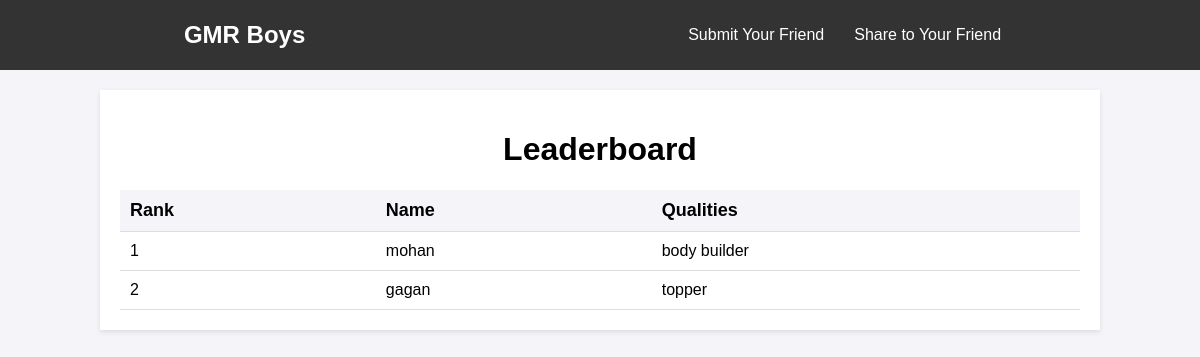
The app's page /leaderboard, older data.
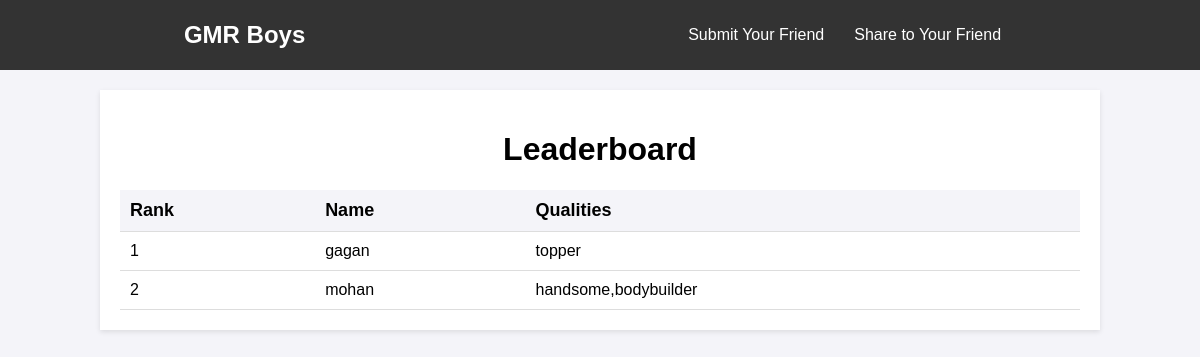
The same page, newer data.
### app.py (models this page shows)
class Leaderboard(db.Model):
    id = db.Column(db.Integer, primary_key=True)
    name = db.Column(db.String(100), nullable=False)
    rank = db.Column(db.Integer, nullable=False)
    qualities = db.Column(db.String(500), nullable=True)

### app.py (the view)
@app.route('/leaderboard')
def leaderboard():
    leaderboard_data = Leaderboard.query.order_by(Leaderboard.rank).all()
    return render_template('leaderboard.html', leaderboard=leaderboard_data)

### templates/leaderboard.html (shortened to what this page needs)
<!DOCTYPE html>
<html lang="en">
<head>
    <link rel="stylesheet" href="/static/leaderboard.css">
</head>
<body>
    <header>
        <nav>
            <div class="logo">
                GMR Boys
            </div>
            <ul>
                <li><a href="/">Submit Your Friend</a></li>
                <li><a href="whatsapp://send?text=https://gmrboys.onrender.com/leaderboard">Share to Your Friend</a>
                </li>
            </ul>
        </nav>
    </header>
    <div class=" container">
        <center>
            <h1>Leaderboard</h1>
        </center>
        <table>
            <thead>
                <tr>
                    <th>Rank</th>
                    <th>Name</th>
                    <th>Qualities</th>
                </tr>
            </thead>
            <tbody>
                {% for entry in leaderboard %}
                <tr>
                    <td>{{ entry.rank }}</td>
                    <td>{{ entry.name }}</td>
                    <td>{{ entry.qualities }}</td>
                </tr>
                {% endfor %}
            </tbody>
        </table>
    </div>
</body>
</html>

### static/leaderboard.css (style rules this page uses)
body { font-family: Arial, sans-serif; margin: 0; padding: 0; background-color: #f4f4f9; }
header { background-color: #333; color: #fff; padding: 10px 0; text-align: center; position: sticky; top: 0; }
header nav ul { display: flex; justify-content: center; list-style: none; padding: 0; }
header nav ul li { margin: 0 15px; font-family: 'Trebuchet MS', 'Lucida Sans Unicode', 'Lucida Grande', 'Lucida Sans', Arial, sans-serif; }
header nav ul li a { color: white; text-decoration: none; font-size: 16px; display: flex; align-items: center; gap: .3rem; }
nav { display: flex; justify-content: space-around; font-family: 'Trebuchet MS', 'Lucida Sans Unicode', 'Lucida Grande', 'Lucida Sans', Arial, sans-serif; }
.logo { font-size: 24px; font-weight: bold; text-decoration: none; color: #fff; display: flex; align-items: center; }
.container { width: 80%; margin: 0 auto; padding: 20px; background-color: white; box-shadow: 0 2px 5px rgba(0, 0, 0, 0.1); margin-top: 20px; }
table { width: 100%; border-collapse: collapse; margin-top: 20px; }
table th, table td { padding: 10px; text-align: left; border-bottom: 1px solid #ddd; }
table th { background-color: #f4f4f9; font-size: 18px; }
table td { font-size: 16px; }

Row changes from the older to the newer data that the page shows:
removed Leaderboard: rank "1", name "mohan", qualities "body builder"
removed Leaderboard: rank "2", name "gagan", qualities "topper"
added Leaderboard: rank "1", name "gagan", qualities "topper"
added Leaderboard: rank "2", name "mohan", qualities "handsome,bodybuilder"
